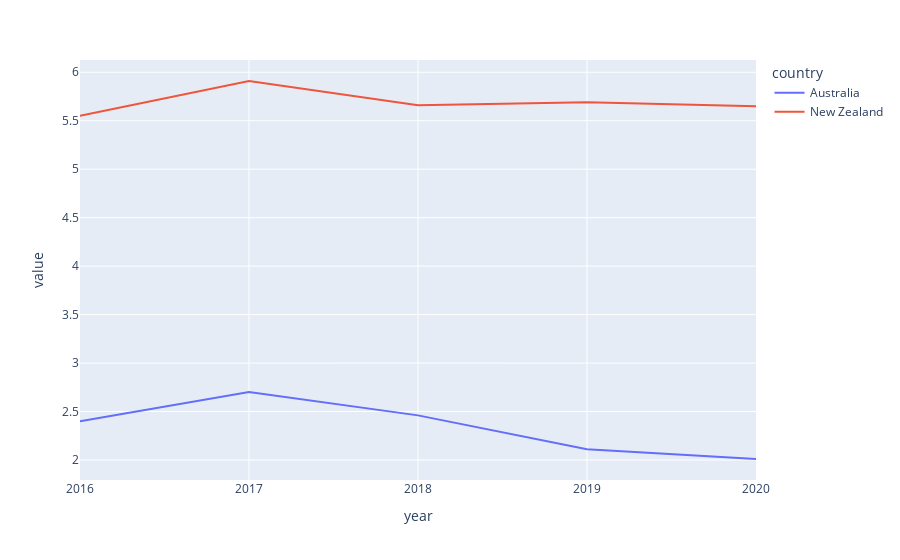

Notebook cell for this chart:
### Code cell
px.line(au_nz_df)

### Figure 1 — Plotly figure (JSON) as saved in the notebook; plotly's stock layout.template omitted (floating-point values rounded to 4 significant figures)
{"data": [{"hovertemplate": "country=Australia<br>year=%{x}<br>value=%{y}<extra></extra>", "legendgroup": "Australia", "line": {"color": "#636efa", "dash": "solid"}, "marker": {"symbol": "circle"}, "mode": "lines", "name": "Australia", "orientation": "v", "showlegend": true, "type": "scatter", "x": ["2016", "2017", "2018", "2019", "2020"], "xaxis": "x", "y": [2.4, 2.7, 2.46, 2.11, 2.01], "yaxis": "y"}, {"hovertemplate": "country=New Zealand<br>year=%{x}<br>value=%{y}<extra></extra>", "legendgroup": "New Zealand", "line": {"color": "#EF553B", "dash": "solid"}, "marker": {"symbol": "circle"}, "mode": "lines", "name": "New Zealand", "orientation": "v", "showlegend": true, "type": "scatter", "x": ["2016", "2017", "2018", "2019", "2020"], "xaxis": "x", "y": [5.55, 5.91, 5.66, 5.69, 5.65], "yaxis": "y"}], "layout": {"autosize": true, "legend": {"title": {"text": "country"}, "tracegroupgap": 0}, "margin": {"t": 60}, "xaxis": {"anchor": "y", "autorange": true, "domain": [0, 1], "range": [0, 4], "title": {"text": "year"}, "type": "category"}, "yaxis": {"anchor": "x", "autorange": true, "domain": [0, 1], "range": [1.793, 6.127], "title": {"text": "value"}, "type": "linear"}}}
